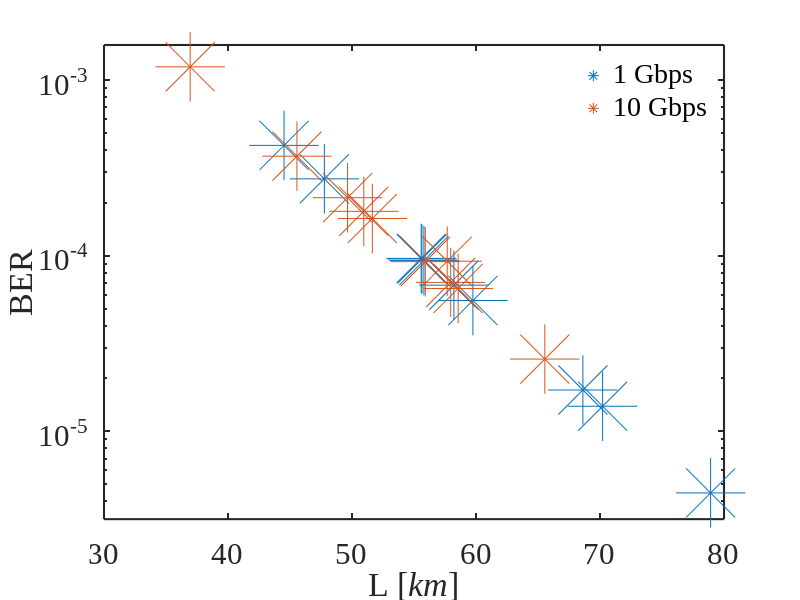

MATLAB code for this plot:
clc; clear; close all;

L = [10 20 30 40 50 60 70 80 90 100];
SNR_1 = [78.92	70.21	68.62	59.75	58.22	55.64	55.80	55.58	47.77	44.52];
SNR_10 = [65.55	57.96	58.56	55.91	57.68	50.95	51.64	49.64	45.56	36.95];
BER_1 = [4.46*10^-6	1.39*10^-5	1.72*10^-5	5.56*10^-5	6.8*10^-5	9.59*10^-5	9.39*10^-5	9.66*10^-5	2.74*10^-4	4.25*10^-4];
BER_10 = [2.58*10^-5	7.05*10^-5	6.51*10^-5	9.25*10^-5	9.31*10^-5	1.79*10^-4	1.63*10^-4	2.14*10^-4	3.69*10^-4	1.19*10^-3];
% plot(L,log10(BER),'.','Markersize',20);
semilogy(SNR_1,BER_1,'*','Markersize',50);hold on
semilogy(SNR_10,BER_10,'*','Markersize',50);
% xlim([0, 105]);
ylim([10^-5.5, 10^-2.8]);
set(gca,'FontName','Times New Roman','FontSize',22);
set(gca,'linewidth',1.5);
% lgd = legend('1 Gbps','10 Gbps', 'Location','southeast');
lgd = legend('1 Gbps','10 Gbps', 'Location','northeast');
legend boxoff
set(lgd,'FontName','Times New Roman','FontWeight','normal')
xlabel('L [{\itkm}]') 
ylabel('BER') 
% t.Units = 'inches';
% t.OuterPosition = [0.5 0.5 3 3];
f = gcf;
% exportgraphics(f,'BER.jpeg','Resolution',600)
